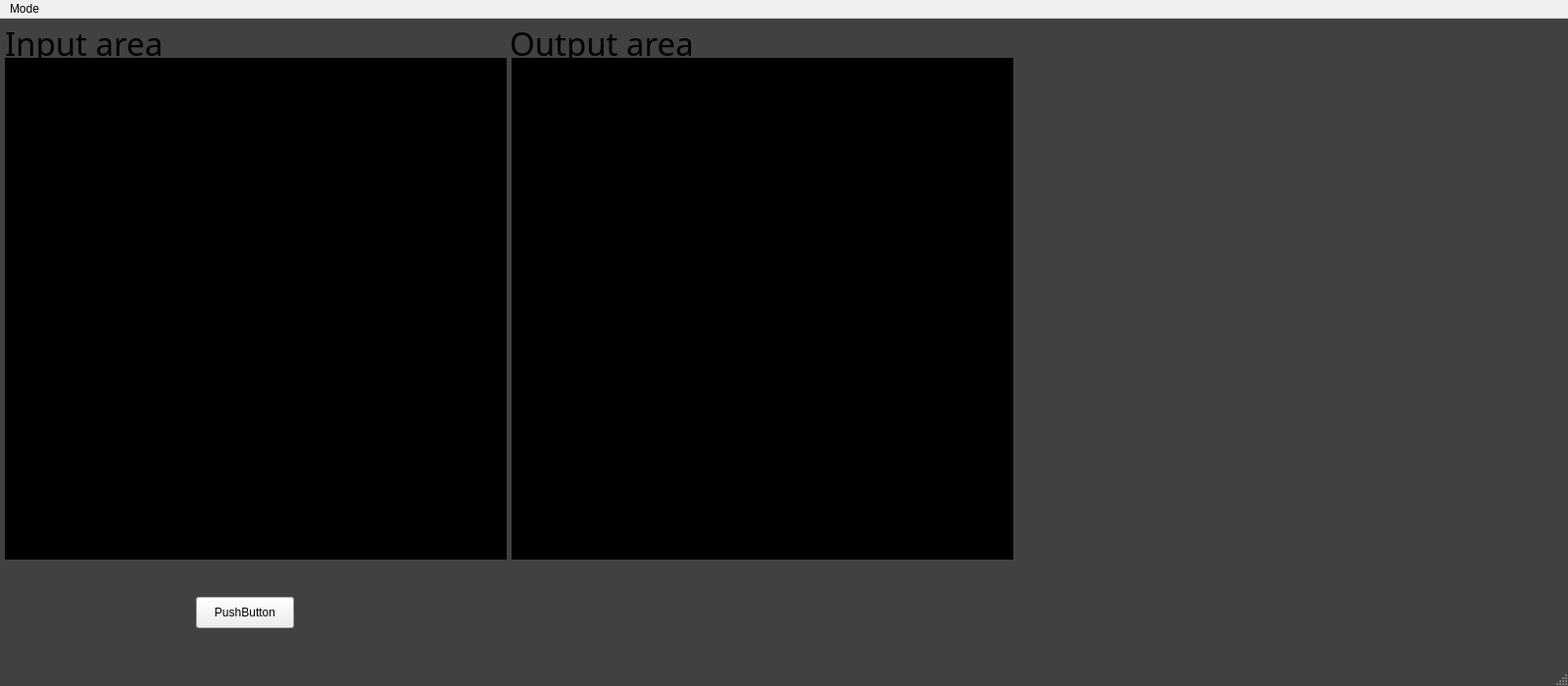
<?xml version="1.0" encoding="UTF-8"?>
<ui version="4.0">
 <class>MainWindow</class>
 <widget class="QMainWindow" name="MainWindow">
  <property name="geometry">
   <rect>
    <x>0</x>
    <y>0</y>
    <width>1600</width>
    <height>700</height>
   </rect>
  </property>
  <property name="minimumSize">
   <size>
    <width>1600</width>
    <height>700</height>
   </size>
  </property>
  <property name="maximumSize">
   <size>
    <width>1600</width>
    <height>700</height>
   </size>
  </property>
  <property name="windowTitle">
   <string>MainWindow</string>
  </property>
  <property name="windowOpacity">
   <double>0.970000000000000</double>
  </property>
  <property name="styleSheet">
   <string notr="true">QMainWindow {
	color: rgb(255, 255, 255);
	background-color: rgb(64, 65, 66);
	alternate-background-color: rgb(64, 65, 66);
}</string>
  </property>
  <widget class="QWidget" name="centralwidget">
   <widget class="QLabel" name="label_input_area">
    <property name="geometry">
     <rect>
      <x>5</x>
      <y>9</y>
      <width>512</width>
      <height>31</height>
     </rect>
    </property>
    <property name="font">
     <font>
      <family>PT Sans Caption</family>
      <pointsize>25</pointsize>
     </font>
    </property>
    <property name="text">
     <string>Input area</string>
    </property>
   </widget>
   <widget class="QLabel" name="label_output_area">
    <property name="geometry">
     <rect>
      <x>520</x>
      <y>9</y>
      <width>512</width>
      <height>31</height>
     </rect>
    </property>
    <property name="font">
     <font>
      <family>PT Sans Caption</family>
      <pointsize>25</pointsize>
     </font>
    </property>
    <property name="text">
     <string>Output area</string>
    </property>
   </widget>
   <widget class="QWidget" name="input_area" native="true">
    <property name="geometry">
     <rect>
      <x>5</x>
      <y>40</y>
      <width>512</width>
      <height>512</height>
     </rect>
    </property>
    <property name="minimumSize">
     <size>
      <width>512</width>
      <height>512</height>
     </size>
    </property>
    <property name="maximumSize">
     <size>
      <width>512</width>
      <height>512</height>
     </size>
    </property>
    <property name="styleSheet">
     <string notr="true">QWidget {
	background-color: rgb(0, 0, 0);
	color: rgb(0, 0, 0);
	alternate-background-color: rgb(0, 0, 0);
}</string>
    </property>
    <layout class="QGridLayout" name="gridLayout">
     <property name="leftMargin">
      <number>0</number>
     </property>
     <property name="topMargin">
      <number>0</number>
     </property>
     <property name="rightMargin">
      <number>0</number>
     </property>
     <property name="bottomMargin">
      <number>0</number>
     </property>
     <property name="spacing">
      <number>0</number>
     </property>
    </layout>
   </widget>
   <widget class="QWidget" name="output_area" native="true">
    <property name="geometry">
     <rect>
      <x>522</x>
      <y>40</y>
      <width>512</width>
      <height>512</height>
     </rect>
    </property>
    <property name="minimumSize">
     <size>
      <width>512</width>
      <height>512</height>
     </size>
    </property>
    <property name="maximumSize">
     <size>
      <width>512</width>
      <height>512</height>
     </size>
    </property>
    <property name="styleSheet">
     <string notr="true">QWidget {
	background-color: rgb(0, 0, 0);
	color: rgb(0, 0, 0);
	alternate-background-color: rgb(0, 0, 0);
}</string>
    </property>
   </widget>
   <widget class="QPushButton" name="btn_cancel">
    <property name="geometry">
     <rect>
      <x>200</x>
      <y>590</y>
      <width>100</width>
      <height>32</height>
     </rect>
    </property>
    <property name="text">
     <string>PushButton</string>
    </property>
   </widget>
  </widget>
  <widget class="QStatusBar" name="statusbar"/>
  <widget class="QMenuBar" name="menuBar">
   <property name="geometry">
    <rect>
     <x>0</x>
     <y>0</y>
     <width>1600</width>
     <height>24</height>
    </rect>
   </property>
   <widget class="QMenu" name="menuRun">
    <property name="title">
     <string>Mode</string>
    </property>
    <addaction name="actionMatrix"/>
    <addaction name="actionGraph"/>
   </widget>
   <addaction name="menuRun"/>
  </widget>
  <action name="actionMatrix">
   <property name="checkable">
    <bool>true</bool>
   </property>
   <property name="text">
    <string>Matrix</string>
   </property>
   <property name="shortcut">
    <string>Ctrl+1</string>
   </property>
  </action>
  <action name="actionGraph">
   <property name="checkable">
    <bool>true</bool>
   </property>
   <property name="text">
    <string>Graph</string>
   </property>
   <property name="shortcut">
    <string>Ctrl+2</string>
   </property>
  </action>
 </widget>
 <resources/>
 <connections/>
</ui>
